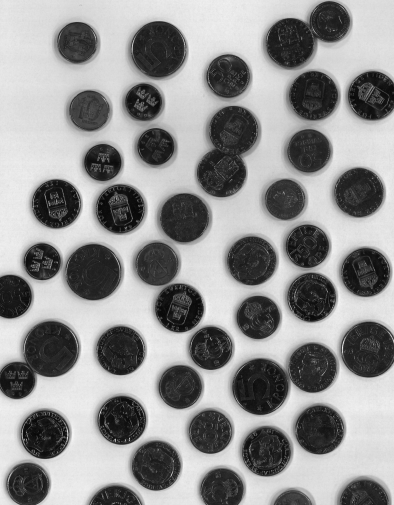
%> input picture Code/images/coins.tif, 394 x 505 px
$ octave imageAnalysis_lab3.m   (GNU Octave 9; MATLAB toolbox functions it lacks are replaced by stand-ins)
%> lines starting %> are read from the running program, lines starting %| are printed output that depends on the picture; in (x1, y1, x2, y2) boxes, pixels count from 0 and x2, y2 are one past the last pixel; in counts of white or black regions, pixels touching at a corner belong together; the program's own positions count from 1
%% Question 1 - Question 3

original = imread('images/coins.tif'); %Open the original image.
%> original is the input picture: size 505x394 uint8; min 8, max 246, mean 144.7
median = medfilt2(original,[3 3],'symmetric'); %Remove possible noise.

%Compute adequate thresholding value and apply to the original image. Output image has black foreground and white background (binary image).
T = graythresh(median);
%> T = 0.502
binary = imbinarize(median,T);
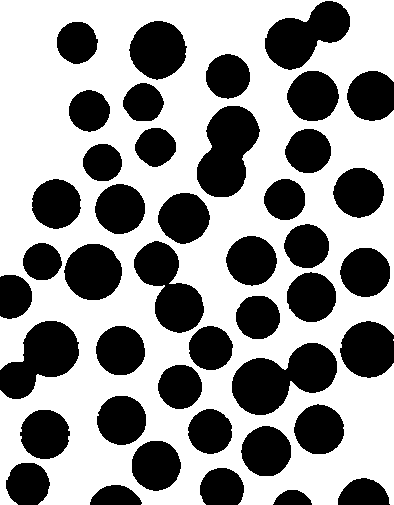
%> binary: size 505x394 logical; 59.4% white; 43 black regions, largest, box (x1, y1, x2, y2) and area: (232, 343, 337, 415) 4485, (197, 106, 260, 197) 3862, (0, 321, 79, 399) 3575

%Calculate the distance transform of the complement of the binary image. Complement of the distance transformed for the watershed transform:
%light pixels -> high elevations, dark pixels -> low elevations. Pixels outside the region of interest are set to 0.
distanceT = bwdist(binary,'cityblock');
neg_distanceT = -distanceT;
watersheded = watershed(neg_distanceT);
%> watersheded: size 505x394 uint8; 49 distinct labels, from 0 to 48
watersheded(~distanceT) = 0;

%Labelling the watershed transf. with 8-neighbours and eroding for better identification of ROIs.
labelled = bwlabel(watersheded,8);
%> labelled: size 505x394 double; 49 distinct labels, from 0 to 48
segmented = bwmorph(labelled, 'erode');
%> segmented: size 505x394 logical; 36.3% white; 48 white regions, largest, box (x1, y1, x2, y2) and area: (233, 359, 289, 414) 2311, (131, 22, 185, 78) 2301, (65, 245, 121, 299) 2291

%Find local maxima of each ROI and map with values from distance transf. + paint similar regions (radius) with similar colours.
maxima = bwmorph(imextendedmax(distanceT,1), 'shrink', Inf);
%> maxima: size 505x394 logical; 0.02% white in thin lines or dots
CH = regionprops(segmented, 'ConvexHull');
%> CH = 48 items
[nrows, ncols] = size(maxima);
%> nrows = 505; ncols = 394
maxima = uint8(maxima);
segmented = uint8(segmented);
for row = 1:nrows
    for col = 1:ncols
        if maxima(row,col) == 1
            maxima(row,col) = distanceT(row,col);
        end
        if segmented(row,col) > 0 && maxima(row,col) > 0
            segmented(row,col) = maxima(row,col);
        end
    end
end
%> maxima: size 505x394 uint8; 13 distinct labels, from 0 to 29
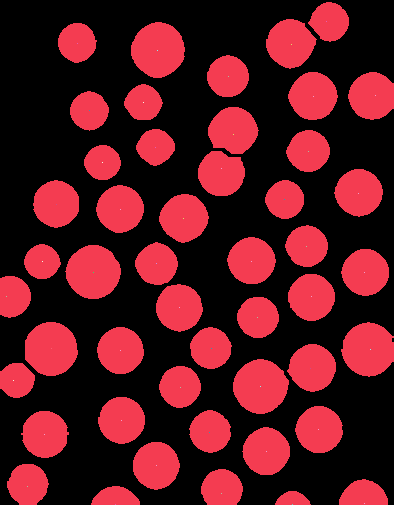
%> segmented: size 505x394 uint8; 14 distinct labels, from 0 to 29; one colour per label, 0 black
for index = 1:length(CH)
    roi = roipoly(segmented, CH(index).ConvexHull(:,1), CH(index).ConvexHull(:,2));
    segmented(roi) = max(segmented(roi));
end
%> this loop made 48 passes
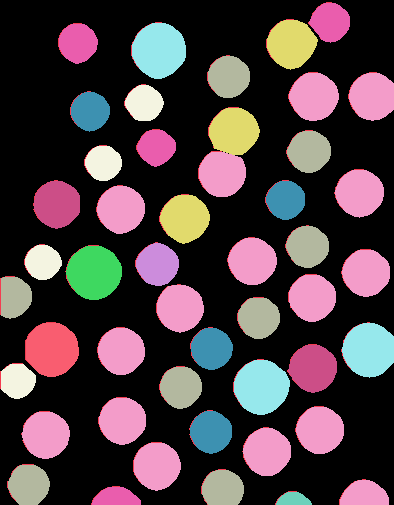
%> segmented: size 505x394 uint8; 14 distinct labels, from 0 to 29; one colour per label, 0 black

%Extract the Area features from the labelled image and set up bins for the histogram.
F = regionprops(labelled, 'Area');
%> F = 48 regions; largest, Area: 2537, 2533, 2515, 2468, 2431
A = [F.Area];
%> A = 48 values, max 2537 at index 31, min 432 at index 36, mean 1680.8
bins = [];
for boundaries = 400:100:2600
    bins = [bins boundaries];
end
figure, imshow(label2rgb(segmented)); title('Segmented Image')
figure, histogram(A,bins); xlabel('area mesured in pixels'); ylabel('number of objects');

%% Question 7

original = imread('images/bacteria.tif'); %Open the original image.
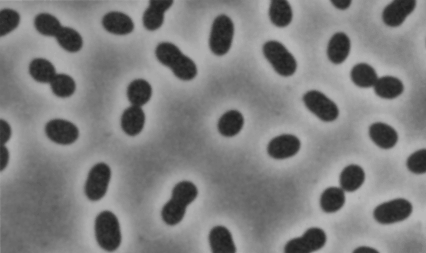
%> input picture Code/images/bacteria.tif, 426 x 253 px
%> original is the input picture: size 253x426 uint8; min 33, max 184, mean 127.8
median = medfilt2(original,[3 3],'symmetric'); %Remove possible noise.
%> median: size 253x426 uint8

%Compute adequate thresholding value and apply to the original image. Output image has black foreground and white background (binary image).
T = graythresh(median);
%> T = 0.386
binary = imbinarize(median,T);
%> binary: size 253x426 logical; 82.6% white; 41 black regions (9 under 20 px), largest, box (x1, y1, x2, y2) and area: (121, 79, 151, 136) 1049, (321, 165, 364, 212) 945, (352, 64, 403, 98) 943

se = strel('disk',7);
closed = imclose(binary,se);
%> closed: size 253x426 logical; 83.1% white; 29 black regions, largest, box (x1, y1, x2, y2) and area: (121, 80, 151, 135) 1029, (352, 64, 403, 98) 938, (321, 165, 364, 212) 934

%Calculate the distance transform of the complement of the binary image. Complement of the distance transformed for the watershed transform:
%light pixels -> high elevations, dark pixels -> low elevations. Pixels outside the region of interest are set to 0.
distanceT = bwdist(closed,'cityblock');
%> distanceT: size 253x426 single
neg_distanceT = -distanceT;
%> neg_distanceT: size 253x426 single
watersheded = watershed(neg_distanceT);
%> watersheded: size 253x426 uint8; 38 distinct labels, from 0 to 37
watersheded(~distanceT) = 0;

%Labelling the watershed transf. with 8-neighbours and eroding for better identification of ROIs.
labelled = bwlabel(watersheded,8);
%> labelled: size 253x426 double; 38 distinct labels, from 0 to 37
segmented = bwmorph(labelled, 'open');
%> segmented: size 253x426 logical; 16.8% white; 37 white regions, largest, box (x1, y1, x2, y2) and area: (156, 43, 196, 80) 869, (95, 211, 121, 251) 792, (210, 16, 233, 55) 722

%Find local maxima of each ROI and map with values from distance transf. + paint similar regions (radius) with similar colours.
maxima = bwmorph(imextendedmax(distanceT,1), 'shrink', Inf);
%> maxima: size 253x426 logical; 0.03% white in thin lines or dots
CH = regionprops(segmented, 'ConvexHull');
%> CH = 37 items
[nrows, ncols] = size(maxima);
%> nrows = 253; ncols = 426
maxima = uint8(maxima);
segmented = uint8(segmented);
for row = 1:nrows
    for col = 1:ncols
        if maxima(row,col) == 1
            maxima(row,col) = distanceT(row,col);
        end
        if segmented(row,col) > 0 && maxima(row,col) > 0
            segmented(row,col) = maxima(row,col);
        end
    end
end
%> maxima: size 253x426 uint8; 9 distinct labels, from 0 to 14
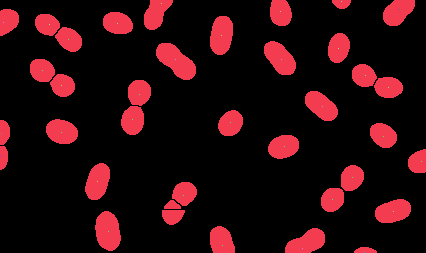
%> segmented: size 253x426 uint8; 10 distinct labels, from 0 to 14; one colour per label, 0 black
for index = 1:length(CH)
    roi = roipoly(segmented, CH(index).ConvexHull(:,1), CH(index).ConvexHull(:,2));
    segmented(roi) = max(segmented(roi));
end
%> this loop made 37 passes
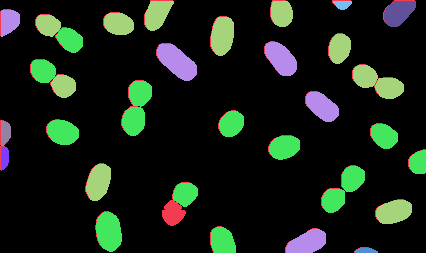
%> segmented: size 253x426 uint8; 10 distinct labels, from 0 to 14; one colour per label, 0 black

%Extract the Area features from the labelled image and set up bins for the histogram.
F = regionprops(labelled, 'Area');
%> F = 37 regions; largest, Area: 869, 792, 722, 717, 679
A = [F.Area];
%> A = 37 values, max 869 at index 15, min 110 at index 32, mean 489
bins = [];
for boundaries = 400:100:2600
    bins = [bins boundaries];
end
figure, imshow(label2rgb(segmented)); title('Segmented Image')
figure, histogram(A,bins); xlabel('area mesured in pixels'); ylabel('number of objects');
%> after `ylabel('number of objects')`:
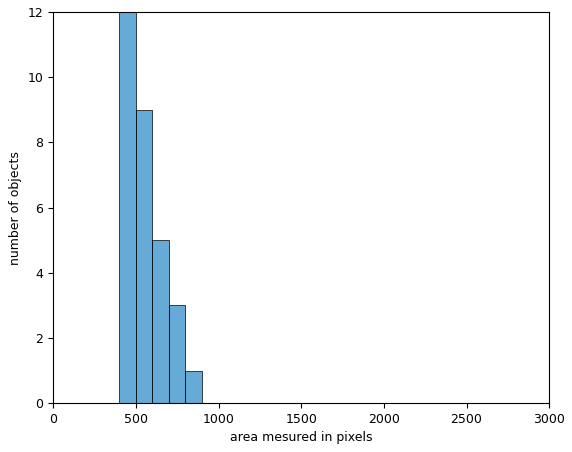
%> figure redrawn from the program's plot data; tallest bar 12 high, from x = 400 to 500
